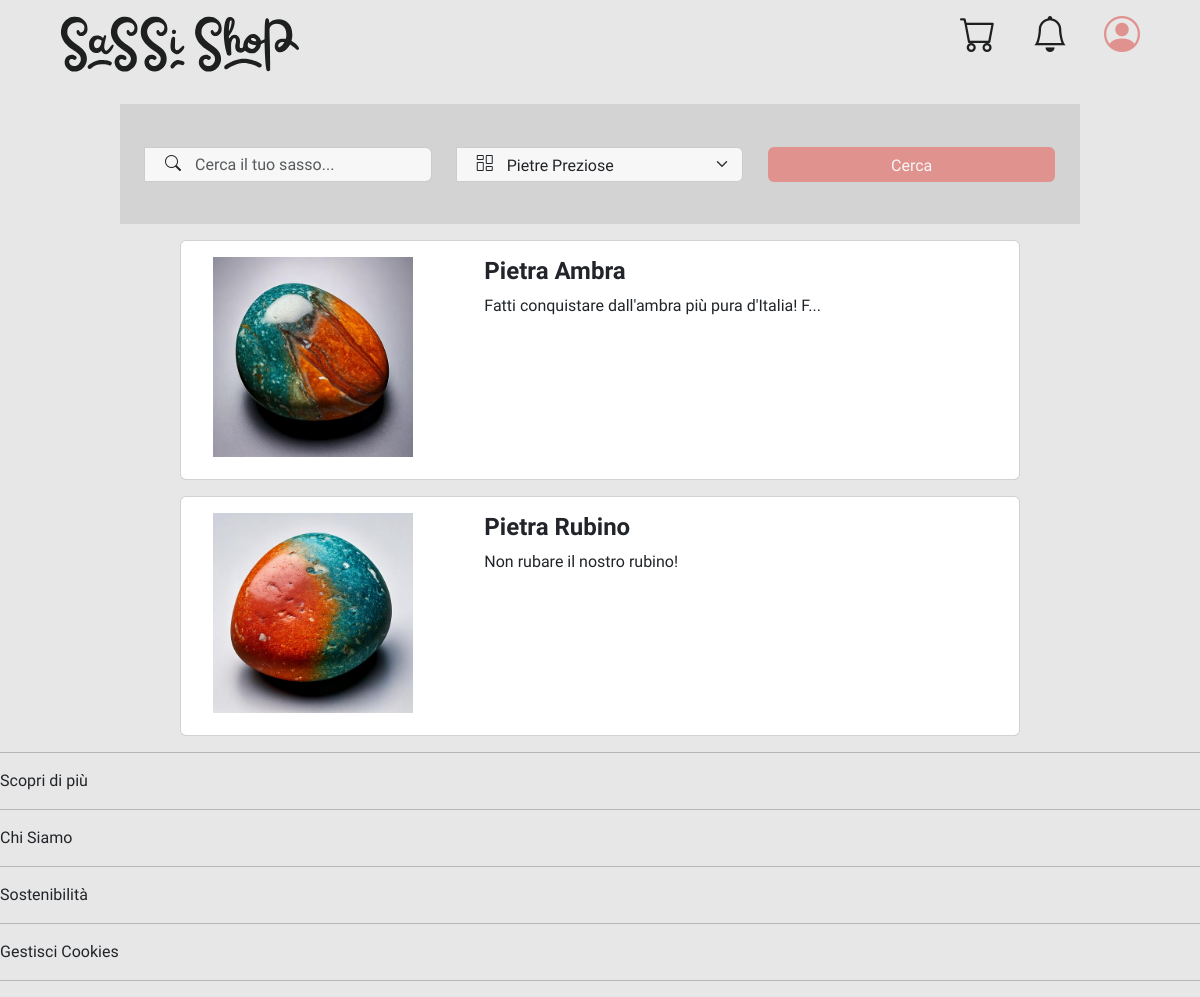
/?page=search&category=6, run on the app's committed database.
### tables this page shows
CREATE TABLE IF NOT EXISTS Product (
    id INT AUTO_INCREMENT PRIMARY KEY,
    name VARCHAR(127) NOT NULL,
    description TEXT,
    price DECIMAL(10, 2) NOT NULL,
    quantity INT NOT NULL,
    category INT NOT NULL,
    size INT NOT NULL,
    image TEXT DEFAULT "",
    isCollection BOOLEAN DEFAULT FALSE,
    FOREIGN KEY (category) REFERENCES Category(id) ON DELETE RESTRICT,
    FOREIGN KEY (size) REFERENCES Size(id) ON DELETE RESTRICT
);

### db/database.php (called while the page is built, shortened)
<?php
class DatabaseHelper {
    private ?mysqli $db = null;
    private array $configuration;
    public function __construct() {
        $this->configuration = [
            'servername' => 'localhost',
            'username' => 'root',
            'password' => '',
            'database' => 'SassiShop',
            'charset' => 'utf8mb4'
        ];
    }
    private function connect(): void {
        if ($this->db === null) {
            try {
                $this->db = new mysqli(
                    $this->configuration['servername'],
                    $this->configuration['username'],
                    $this->configuration['password'],
                    $this->configuration['database']
                );
                $this->db->set_charset($this->configuration['charset']);
            } catch(Exception $e) {
                throw new Exception("Connection failed: " . $e->getMessage());
            }
        }
    }
    private function execute(string $sql, array $params = []): mysqli_stmt {
        $temp = $this->db->prepare($sql);
        if (!empty($params)) {
            $types = str_repeat('s', count($params));
            $temp->bind_param($types, ...array_values($params));
        }
        if (!$temp->execute()) {
            throw new Exception("Execute failed: " . $temp->error);
        }
        return $temp;
    }
    public function getCategories(): array {
        $sql = "SELECT * FROM Category";
        $temp = $this->execute($sql);
        $result = $temp->get_result();
        $categories = $result->fetch_all(MYSQLI_ASSOC);
        return $categories;
    }
    public function getProducts(string $name = "", int $category = -1): array {
        $sql = "SELECT * FROM Product";
        $params = [];
        if($category != -1) {
            $sql .= empty($name)  ? " WHERE category = ?" : " AND category = ?";
            $params[] = $category;
        }
        $temp = $this->execute($sql, $params);
        $result = $temp->get_result();
        $products = $result->fetch_all(MYSQLI_ASSOC);
        return $products;
    }
}
?>

### src/bootstrap.php (called while the page is built, shortened)
<?php
    require_once("../db/database.php");
    require_once("utils/functions.php");
    $dbh = new DatabaseHelper();
?>

### src/utils/functions.php (called while the page is built, shortened)
<?php
    function stringCutter($string, $length) : string {
        return (strlen($string) > $length) ? substr($string, 0, $length) . "..." : $string;
    }
    function getProductImage($product) {
        $defaultImage = "../assets/images/placeholders/not_available.png";
        return file_exists($product["image"]) ? $product["image"] : $defaultImage;
    }
?>

### src/template/search.php (the view, shortened to what this page needs)
<?php
    $name_filter = "";
    $category_filter = -1;
    if(isset($_GET["filtering"]) || isset($_GET["category"])) {
        $name_filter = isset($_GET["filtering"]) ? $_GET["filtering"] : "";
        $category_filter = isset($_GET["category"]) ? $_GET["category"] : -1;
        $templateParams["productList"] = $dbh->getProducts($name_filter, $category_filter);
    }
    else $templateParams["productList"] = $dbh->getProducts();
?>
<form action="?page=search" method="GET">
    <div class="home-search-container">
        <div class="input-group home-search-input">
            <input type="text" class="form-control" id="inlineFormInputGroupUsername2" name="filtering" placeholder="Cerca il tuo sasso..." value="<?php echo htmlspecialchars($name_filter); ?>">
        </div>
        <div class="input-group home-select-category">
            <select class="form-select" aria-label="Cerca tra tutte le categorie" name="category">
                <?php foreach ($dbh->getCategories() as $category): ?>
                    <option value="<?php echo $category["id"]; ?>" <?php echo ($category_filter == $category["id"]) ? 'selected' : ''; ?>>
                        <?php echo $category["name"]; ?>
                    </option>
                <?php endforeach; ?>
            </select>
        </div>
        <div class="home-search-and-filter d-flex gap-2">
            <button type="submit" class="btn home-search-button">Cerca</button>
        </div>
    </div>
</form>
<?php if (!empty($templateParams["productList"])): ?>
    <?php foreach ($templateParams["productList"] as $product): ?>
        <div class="card mb-3 product-card" data-product-id="<?php echo $product['id']; ?>">
            <div class="row no-gutters h-100">
                <div class="col-md-4">
                    <img src=<?php echo getProductImage($product); ?> class="card-img" alt="Prodotto: <?php echo $product['name']; ?>">
                </div>
                <div class="col-md-8">
                    <div class="card-body">
                        <div class="d-flex justify-content-between">
                            <h4 class="card-title"><?php echo $product['name']; ?></h4>
                        </div>
                        <p class="card-text"><?php echo stringCutter($product['description'], 50); ?></p>
                    </div>
                </div>
            </div>
        </div>
    <?php endforeach; ?>
<?php endif; ?>

### assets/styles/style.css (style rules this page uses)
:root.light-mode { --background-color: rgba(231, 231, 231, 1); --background-half-color: rgba(211, 211, 211, 1); --text-color: rgba(29, 32, 31, 1); --placeholder-color: rgba(29, 32, 31, 0.625); --primary-color: rgba(223, 146, 142, 1); --primary-hover-color: rgba(227, 160, 156, 1); --secondary-color: rgba(197, 136, 130, 1); --secondary-hover-color: rgba(209, 151, 148, 1); --highlight-color: rgba(234, 210, 172, 1); --highlight-color-hover: rgba(223, 194, 155, 1); --controls-background-color: rgba(247, 247, 247, 1); --controls-border-color: rgba(204, 204, 204, 1); --controls-hover-color: rgba(250, 250, 250, 1); --controls-disabled-color: rgba(176, 176, 176, 1); --success-color: rgba(76, 175, 80, 1); --success-color-hover: rgba(58, 158, 69, 1); --warning-color: rgba(255, 193, 7, 1); --warning-color-hover: rgba(224, 168, 0, 1); --error-color: rgba(244, 67, 54, 1); --error-color-hover: rgba(214, 52, 42, 1); --info-color: rgba(33, 150, 243, 1); --info-color-hover: rgba(30, 135, 226, 1); }
* { transition: all 0.3s ease; }
body { margin: 0; padding: 0; background-color: var(--background-color); font-family: 'Istok Web'; }
.home-search-container { width: 80vw !important; height: 15vh !important; display: flex; flex-direction: column; justify-content: center; gap: 10px; margin: 0 auto; }
.home-search-input, .home-select-category { width: 100%; height: 50% !important; position: relative; }
.home-search-input input, .home-select-category select { padding-left: 50px; height: 100%; background-color: var(--controls-background-color); border-color: var(--controls-border-color); }
.home-search-and-filter { width: 100%; height: 50% !important; }
.home-search-button { width: 100%; height: 100%; color: var(--controls-background-color); background-color: var(--primary-color); }
@media (min-width: 1200px) { .home-search-container { width: 90vw; height: 21vh; flex-direction: row; align-items: center; justify-content: space-between; background-color: var(--background-half-color) !important; gap: 25px; padding: 25px; transition: "background-color" 0.5s ease; } }
@media (min-width: 1200px) { .home-search-input, .home-select-category, .home-search-and-filter { height: 50% !important; flex: 1; } }
@media (min-width: 1200px) { .home-search-and-filter { display: flex; } }
.product-card .row { flex-direction: column; }
.product-card { width: 70% !important; min-height: 30vh !important; margin: 1rem auto; }
.product-card .col-md-8 { width: 100%; }
@media (min-width: 768px) { .product-card { min-height: auto; height: auto; } }
@media (min-width: 768px) { .product-card .row { flex-direction: row; } }
@media (min-width: 768px) { .product-card .col-md-4 { width: 33.333%; height: 100%; } }
@media (min-width: 768px) { .product-card .col-md-8 { width: 66.666%; } }
.product-card img { max-height: 200px; width: 100%; object-fit: contain; margin: auto; display: block; }
.product-card .col-md-4 { display: flex; align-items: center; justify-content: center; padding: 1rem; }
.product-card .card-title { text-decoration: none; font-weight: 600; }
.product-card .card-body { height: 100%; display: flex; flex-direction: column; padding: 1rem; position: relative; }
.product-card .card-text { margin-bottom: 3rem; }

### data on the page
product: image (picture), name "Pietra Ambra", description "Fatti conquistare dall'ambra più pura d'Italia! F..."
product: image (picture), name "Pietra Rubino", description "Non rubare il nostro rubino!"

### other printed values
form field category "Pietre Preziose"
